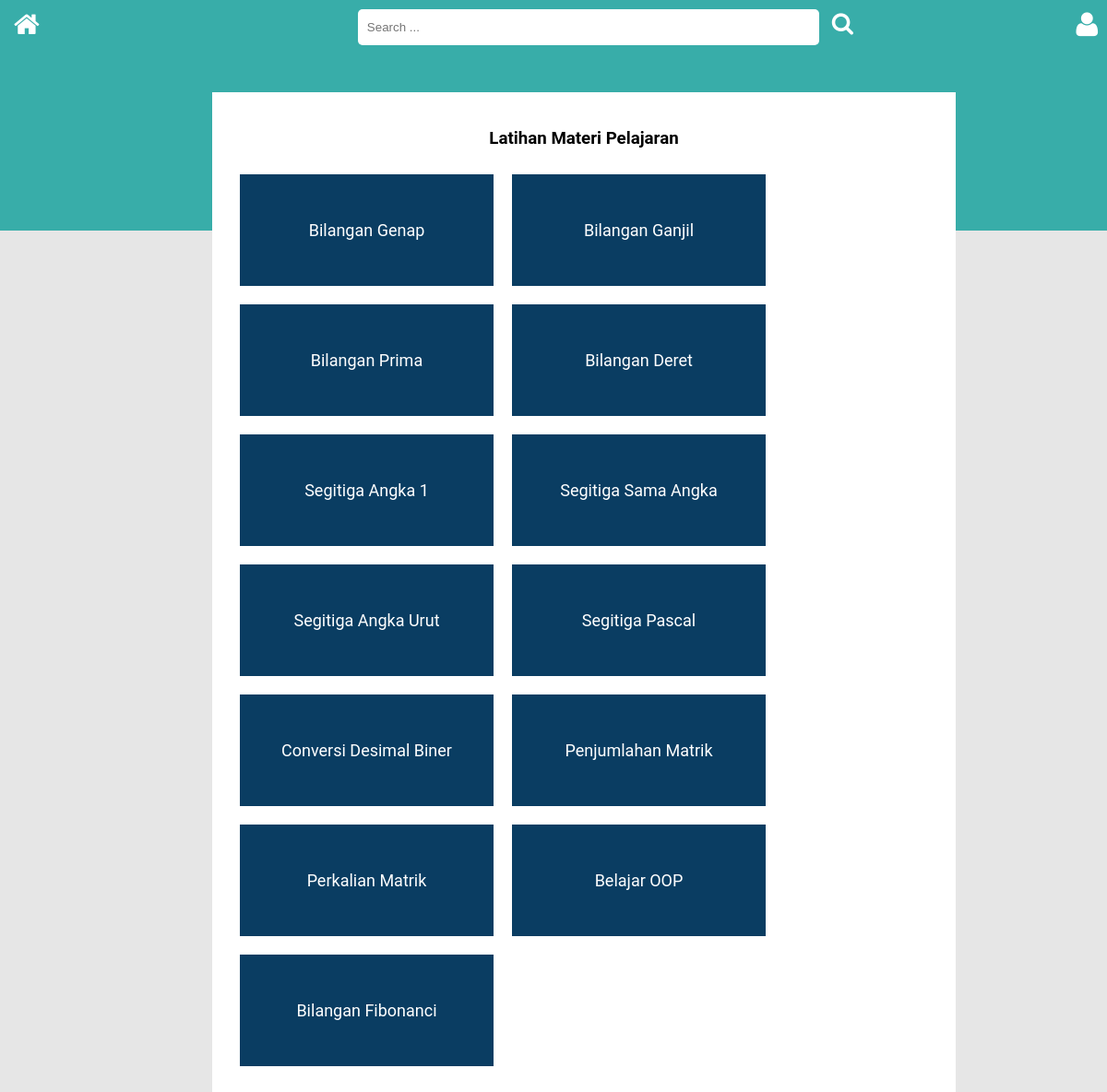
Screenshot of /admin/index.php?halaman=homemenu (signed in) with the database file from the repository.
### tables this page shows
CREATE TABLE `pengguna` (
  `id_pengguna` int(100) NOT NULL,
  `no_ktp` varchar(100) NOT NULL,
  `nama_lengkap` varchar(100) NOT NULL,
  `jenis_kelamin` varchar(100) NOT NULL,
  `tempat_lahir` varchar(100) NOT NULL,
  `tanggal_lahir` date NOT NULL,
  `alamat` varchar(100) NOT NULL,
  `no_telepon` varchar(100) NOT NULL,
  `email` varchar(100) NOT NULL,
  `status` varchar(100) NOT NULL,
  `username` varchar(100) NOT NULL,
  `password` varchar(100) NOT NULL,
  `foto` varchar(100) NOT NULL
);

CREATE TABLE `menu_bar` (
  `id_menu` int(100) NOT NULL,
  `nama_menu` varchar(100) NOT NULL,
  `url` varchar(100) NOT NULL,
  `fileurl` varchar(100) NOT NULL
);

### admin/home-menu.php (called while the page is built)
<?php
	$koneksi->tampilMenu();
?>

### koneksi/class.php (the view, shortened to what this page needs)
<?php
class DataBase{
		function tampilMenu(){
		echo"<center><h3>Latihan Materi Pelajaran</h3></center>";
		$id_pengguna=$_SESSION['id_pengguna'];
		$sql_query=mysql_query("SELECT pengguna.id_pengguna,grups_pengguna_jabatan.id_jabatan,roles_jabatan_menu.id_menu,menu_bar.nama_menu,menu_bar.url FROM pengguna INNER JOIN grups_pengguna_jabatan ON pengguna.id_pengguna=grups_pengguna_jabatan.id_pengguna JOIN roles_jabatan_menu ON grups_pengguna_jabatan.id_jabatan=roles_jabatan_menu.id_jabatan JOIN menu_bar ON roles_jabatan_menu.id_menu=menu_bar.id_menu WHERE pengguna.id_pengguna=$id_pengguna") or die (mysql_error());
		while($data_menu=mysql_fetch_array($sql_query)):
			if($data_menu['url']==""):
				echo"";
			else:
		echo"<a href='index.php?page=".$data_menu['url']."'><div id='content-menu'>".$data_menu['nama_menu']."</div></a>";
			endif;
		 endwhile;
		}
}
?>

### admin/index.php (shortened to what this page needs)
<?php
if (empty($_SESSION['id_pengguna'])) {
	header('location:../index.php');
}else{
?>
<!DOCTYPE html>
<html>
<head>
	<link href="..\css\style-admin.css" rel="stylesheet" type="text/css">
	<link href="..\css\font-awesome.css" rel="stylesheet" type="text/css">
</head>
<body>
<?php include"menu.php";?>
<?php include"content.php";?>
</body>
</html>
<?php }?>

### admin/menu.php (shortened to what this page needs)
<div id="main">
	<div id="top-menu">
	<a href="index.php?halaman=homemenu" class="openbtn" > <i class="fa fa-home"></i> </a>
	<div style="float:left;">
		<form >
		<input class="search" type="text" name="search" placeholder="Search ...">
		<button class="btnsearch" type="submit" name="cari"><i class="fa fa-search"></i></button>
		</form>
	</div>
	<div class="dropdown">
	<button style="font-size:30px;" class="dropbtn"><i class="fa fa-user"></i> </button>
	</div>
	</div>
</div>

### admin/content.php (shortened to what this page needs)
<?php
	if(isset($_GET['halaman'])){
		$halaman = $_GET['halaman'];
		echo"<div id='content-main'><div id='content-matrik'><div class='header-sub-content-matrik'>";
		switch ($halaman) {
			case 'homemenu':
				include "home-menu.php";
				break;
				}
		echo"</div></div></div>";
	}
	 ?>

### css/style-admin.css (style rules this page uses)
body { margin: 0px; background-color:#cccccc7d; font-family:Roboto, 'Segoe UI', Tahoma, sans-serif; }
#main { width:100%; height:250px; background-color:#38ada9; }
#top-menu { width: 100%; background-color:#38ada9; color:#ffff; padding:5px 0px 0px 0px; float:left; }
#content-main { width: 83%; position: absolute; }
#content-matrik { margin-left:230px; margin-right:auto; margin-top:-150px; margin-bottom:auto; left:0; right:250; top:100; bottom:0; }
.header-sub-content-matrik { width:100%; background-color: #ffff; padding: 20px; float: left; }
.openbtn { background-color:#38ada9; text-decoration:none; border: 0px; color:#fff; padding: 7px 5px; margin: 0px 10px; cursor: pointer; font-size:30px; font-weight: bold; float:left; }
.dropdown { position: relative; display: inline-block; background-color:#38ada9; border: 0px; color:#fff; padding:0px 0px; margin: 0px 10px; cursor: pointer; font-size:30px; font-weight:bold; float:right; cursor: pointer; }
.dropbtn { background-color:#38ada9; color: white; font-size: 16px; border: none; cursor: pointer; padding: 7px 0px; }
#content-menu { padding:50px 20px; margin:10px; float: left; background-color:#0a3d62; color:#fff; box-sizing: border-box; transition: all 1.0s ease; cursor: pointer; width: 275px; text-align: center; font-size: 18px; }
input[type=text] { padding:12px 10px; }
.search { width: 500px; border:0px; background-color: #fff; border-radius: 5px; margin-left: 330px; margin-top: 5px; }
.btnsearch { background-color:#38ada9; margin:0px 0px ; padding:0px 10px; border: none; transition: all 0.3s ease; color: #fff; font-size: 25px; cursor: pointer; }

### rows the page displays
pengguna: menu_bar.nama_menu "Bilangan Genap", menu_bar.nama_menu "Bilangan Ganjil", menu_bar.nama_menu "Bilangan Prima", menu_bar.nama_menu "Bilangan Deret", menu_bar.nama_menu "Segitiga Angka 1", menu_bar.nama_menu "Segitiga Sama Angka", menu_bar.nama_menu "Segitiga Angka Urut", menu_bar.nama_menu "Segitiga Pascal", menu_bar.nama_menu "Conversi Desimal Biner", menu_bar.nama_menu "Penjumlahan Matrik", menu_bar.nama_menu "Perkalian Matrik", menu_bar.nama_menu "Belajar OOP", menu_bar.nama_menu "Bilangan Fibonanci"
